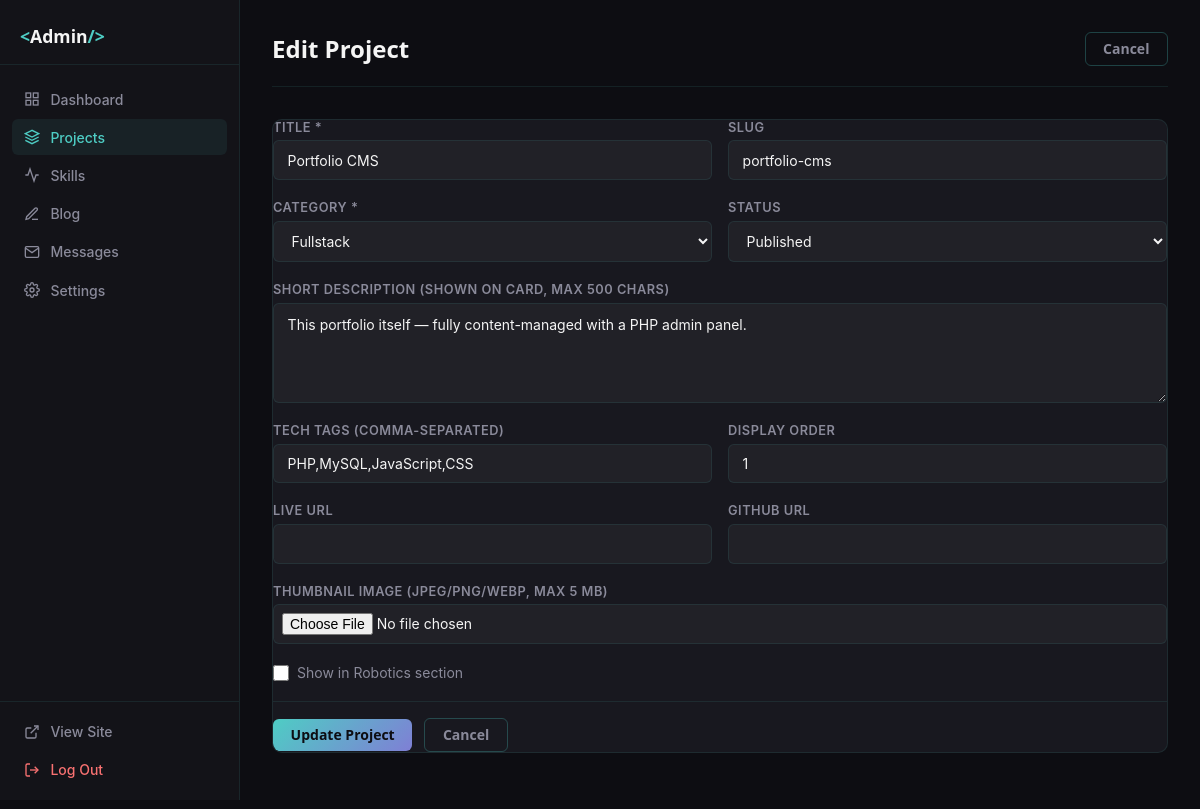
/admin/project-edit.php?id=1 (signed in), run on the app's committed database.
### tables this page shows
CREATE TABLE projects (
    id            INT UNSIGNED AUTO_INCREMENT PRIMARY KEY,
    category_id   INT UNSIGNED  NOT NULL,
    title         VARCHAR(200)  NOT NULL,
    slug          VARCHAR(200)  NOT NULL,
    short_desc    VARCHAR(500),
    thumbnail_url VARCHAR(255),
    live_url      VARCHAR(255),
    github_url    VARCHAR(255),
    tech_tags     VARCHAR(500),
    is_robotics   TINYINT(1)    NOT NULL DEFAULT 0,
    display_order TINYINT UNSIGNED DEFAULT 0,
    status        ENUM('published','draft') NOT NULL DEFAULT 'draft',
    created_at    TIMESTAMP     DEFAULT CURRENT_TIMESTAMP,
    updated_at    TIMESTAMP     DEFAULT CURRENT_TIMESTAMP ON UPDATE CURRENT_TIMESTAMP,
    UNIQUE KEY uq_project_slug (slug),
    FOREIGN KEY (category_id) REFERENCES project_categories(id) ON DELETE RESTRICT
);

CREATE TABLE project_categories (
    id            INT UNSIGNED AUTO_INCREMENT PRIMARY KEY,
    name          VARCHAR(100)  NOT NULL,
    slug          VARCHAR(100)  NOT NULL,
    display_order TINYINT UNSIGNED DEFAULT 0,
    UNIQUE KEY uq_proj_cat_slug (slug)
);

### admin/project-edit.php (the view, shortened to what this page needs)
<?php
$pdo  = DB::getConnection();
$id   = (int)($_GET['id'] ?? 0);
$proj = null;
if ($id) {
    $stmt = $pdo->prepare('SELECT * FROM projects WHERE id = ?');
    $stmt->execute([$id]);
    $proj = $stmt->fetch();
}
$categories = $pdo->query('SELECT * FROM project_categories ORDER BY display_order ASC')->fetchAll();
require_once __DIR__ . '/includes/header.php';
?>
<div class="admin-page-header">
    <h1><?= $id ? 'Edit Project' : 'Add Project' ?></h1>
    <a href="<?= BASE_URL ?>/admin/projects.php" class="btn-admin-secondary">Cancel</a>
</div>
<div class="admin-card">
<form method="POST" enctype="multipart/form-data">
    <div class="admin-form-grid">
        <div class="form-group">
            <label class="form-label" for="field-title">Title *</label>
            <input type="text" id="field-title" name="title" class="form-input" required
                   value="<?= htmlspecialchars($proj['title'] ?? '') ?>">
        </div>
        <div class="form-group">
            <label class="form-label" for="field-slug">Slug</label>
            <input type="text" id="field-slug" name="slug" class="form-input"
                   value="<?= htmlspecialchars($proj['slug'] ?? '') ?>">
        </div>
    </div>
    <div class="admin-form-grid">
        <div class="form-group">
            <label class="form-label" for="category_id">Category *</label>
            <select id="category_id" name="category_id" class="form-input" required>
                <?php foreach ($categories as $cat): ?>
                <option value="<?= $cat['id'] ?>" <?= ($proj['category_id'] ?? '') == $cat['id'] ? 'selected' : '' ?>>
                    <?= htmlspecialchars($cat['name']) ?>
                </option>
                <?php endforeach; ?>
            </select>
        </div>
        <div class="form-group">
            <label class="form-label" for="status">Status</label>
            <select id="status" name="status" class="form-input">
                <option value="published" <?= ($proj['status'] ?? '') === 'published' ? 'selected' : '' ?>>Published</option>
            </select>
        </div>
    </div>
    <div class="form-group">
        <label class="form-label" for="short_desc">Short Description (shown on card, max 500 chars)</label>
        <textarea id="short_desc" name="short_desc" class="form-textarea" rows="3" maxlength="500"><?= htmlspecialchars($proj['short_desc'] ?? '') ?></textarea>
    </div>
    <div class="admin-form-grid">
        <div class="form-group">
            <label class="form-label" for="tech_tags">Tech Tags (comma-separated)</label>
            <input type="text" id="tech_tags" name="tech_tags" class="form-input"
                   placeholder="PHP, MySQL, JavaScript"
                   value="<?= htmlspecialchars($proj['tech_tags'] ?? '') ?>">
        </div>
        <div class="form-group">
            <label class="form-label" for="display_order">Display Order</label>
            <input type="number" id="display_order" name="display_order" class="form-input" min="0"
                   value="<?= (int)($proj['display_order'] ?? 0) ?>">
        </div>
    </div>
    <div class="admin-form-grid">
        <div class="form-group">
            <label class="form-label" for="live_url">Live URL</label>
            <input type="url" id="live_url" name="live_url" class="form-input"
                   value="<?= htmlspecialchars($proj['live_url'] ?? '') ?>">
        </div>
        <div class="form-group">
            <label class="form-label" for="github_url">GitHub URL</label>
            <input type="url" id="github_url" name="github_url" class="form-input"
                   value="<?= htmlspecialchars($proj['github_url'] ?? '') ?>">
        </div>
    </div>
    <div class="form-group">
        <label class="form-label">Thumbnail Image (JPEG/PNG/WebP, max 5 MB)</label>
        <input type="file" name="thumbnail" class="form-input" accept="image/*"
               data-preview-target="thumb-preview">
    </div>
    <div class="form-group">
        <label class="form-checkbox-label">
            <input type="checkbox" name="is_robotics" value="1"
                   <?= ($proj['is_robotics'] ?? 0) ? 'checked' : '' ?>>
            Show in Robotics section
        </label>
    </div>
    <div class="admin-form-actions">
        <button type="submit" class="btn-admin-primary">
            <?= $id ? 'Update Project' : 'Create Project' ?>
        </button>
        <a href="<?= BASE_URL ?>/admin/projects.php" class="btn-admin-secondary">Cancel</a>
    </div>
</form>
</div>
<?php require_once __DIR__ . '/includes/footer.php'; ?>

### assets/css/admin.css (style rules this page uses)
:root { --adm-bg: #0d0d12; --adm-surface: #131318; --adm-card: #18181f; --adm-border: rgba(78, 205, 196, 0.1); --adm-border-h: rgba(78, 205, 196, 0.28); --adm-cyan: #4ecdc4; --adm-violet: #7f7fd5; --adm-text: #f5f5f5; --adm-muted: #8a8a9a; --adm-danger: #f87171; --adm-success: #4ade80; --adm-warning: #fbbf24; --adm-sidebar-w: 240px; --ff-h: 'Space Grotesk', system-ui, sans-serif; --ff-b: 'Inter', system-ui, sans-serif; --mono: 'JetBrains Mono', monospace; }
*, *::before, *::after { box-sizing: border-box; margin: 0; padding: 0; }
body { font-family: var(--ff-b); font-size: 0.9rem; color: var(--adm-text); background: var(--adm-bg); }
a { color: var(--adm-cyan); text-decoration: none; }
.admin-body { display: grid; grid-template-columns: var(--adm-sidebar-w) 1fr; min-height: 100vh; }
.admin-page-header { display: flex; align-items: center; justify-content: space-between; margin-bottom: 2rem; padding-bottom: 1.25rem; border-bottom: 1px solid var(--adm-border); }
.admin-page-header h1 { font-family: var(--ff-h); font-size: 1.5rem; font-weight: 700; }
.admin-card { background: var(--adm-card); border: 1px solid var(--adm-border); border-radius: 10px; overflow: hidden; margin-bottom: 1.5rem; }
.btn-admin-primary { display: inline-flex; align-items: center; gap: 0.4rem; padding: 0.55rem 1.1rem; background: linear-gradient(135deg, var(--adm-cyan), var(--adm-violet)); color: #0d0d12; border: none; border-radius: 6px; font-family: var(--ff-h); font-size: 0.875rem; font-weight: 600; cursor: pointer; text-decoration: none; line-height: 1; transition: opacity 150ms, transform 150ms; }
.btn-admin-secondary { display: inline-flex; align-items: center; gap: 0.4rem; padding: 0.55rem 1.1rem; background: transparent; color: var(--adm-muted); border: 1px solid var(--adm-border-h); border-radius: 6px; font-family: var(--ff-h); font-size: 0.875rem; font-weight: 600; cursor: pointer; text-decoration: none; line-height: 1; transition: all 150ms; }
.form-group { display: flex; flex-direction: column; gap: 0.35rem; margin-bottom: 1.25rem; }
.form-label { font-size: 0.8rem; font-weight: 600; color: var(--adm-muted); text-transform: uppercase; letter-spacing: 0.04em; }
.form-input, .form-textarea { width: 100%; background: rgba(255,255,255,0.04); border: 1px solid var(--adm-border); border-radius: 6px; padding: 0.65rem 0.85rem; color: var(--adm-text); font-size: 0.875rem; font-family: var(--ff-b); transition: border-color 150ms, box-shadow 150ms; outline: none; }
.form-textarea { resize: vertical; min-height: 100px; line-height: 1.6; }
select.form-input { cursor: pointer; }
input[type="file"].form-input { padding: 0.5rem; cursor: pointer; }
.form-checkbox-label { display: flex; align-items: center; gap: 0.5rem; font-size: 0.875rem; cursor: pointer; color: var(--adm-muted); }
.form-checkbox-label input[type="checkbox"] { width: 16px; height: 16px; accent-color: var(--adm-cyan); cursor: pointer; }
.admin-form-grid { display: grid; grid-template-columns: 1fr 1fr; gap: 1rem; }
.admin-form-actions { display: flex; gap: 0.75rem; align-items: center; padding-top: 1rem; border-top: 1px solid var(--adm-border); margin-top: 0.5rem; }

### data on the page
projects: title "Portfolio CMS", slug "portfolio-cms", category_id "Fullstack", status "Published", short_desc "This portfolio itself — fully content-managed with a PHP admin panel.", tech_tags "PHP,MySQL,JavaScript,CSS", display_order "1"
